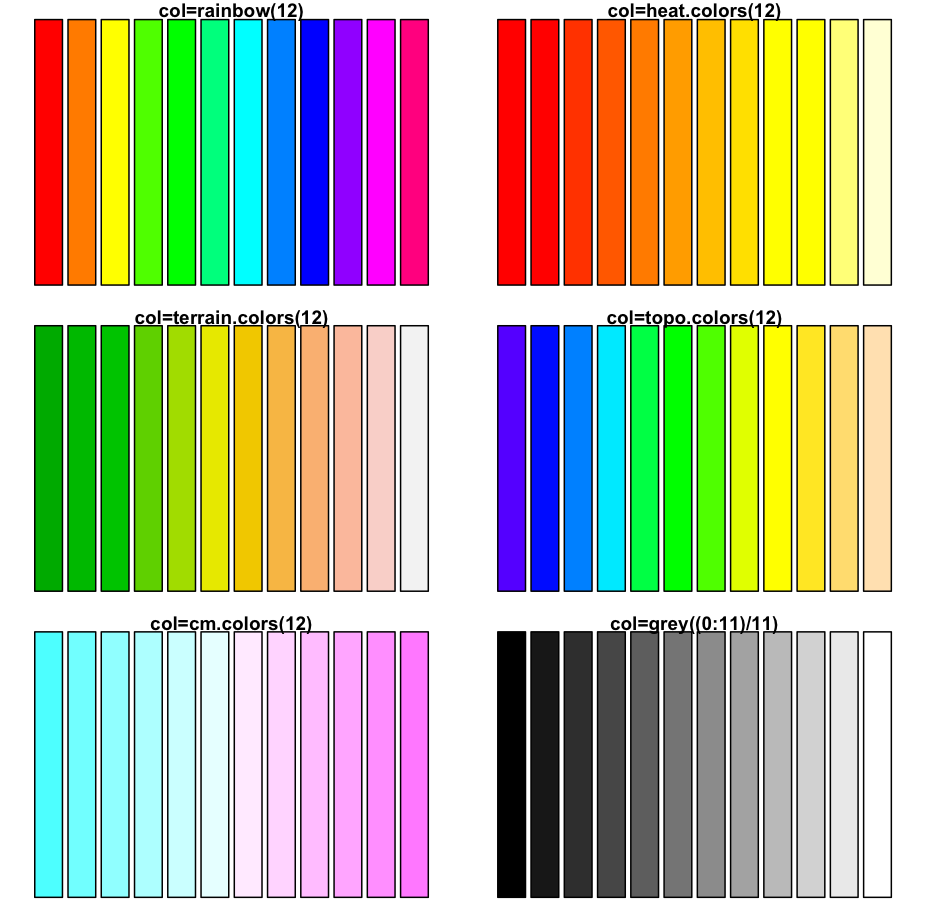

R code for this plot:
m<-rbind(c(1,2),c(3,4),c(5,6))
layout(m)
x<-rep(1,12)
par(mar = c(1,1,1,1))
barplot(x, col=rainbow(12),main = "col=rainbow(12)",axes = F)
barplot(x, col=heat.colors(12),main = "col=heat.colors(12)",axes = F)
barplot(x, col=terrain.colors(12),main = "col=terrain.colors(12)",axes = F)
barplot(x, col=topo.colors(12),main = "col=topo.colors(12)",axes = F)
barplot(x, col=cm.colors(12),main = "col=cm.colors(12)",axes = F)
barplot(x, col=grey((0:11)/11),main = "col=grey((0:11)/11)",axes = F)
